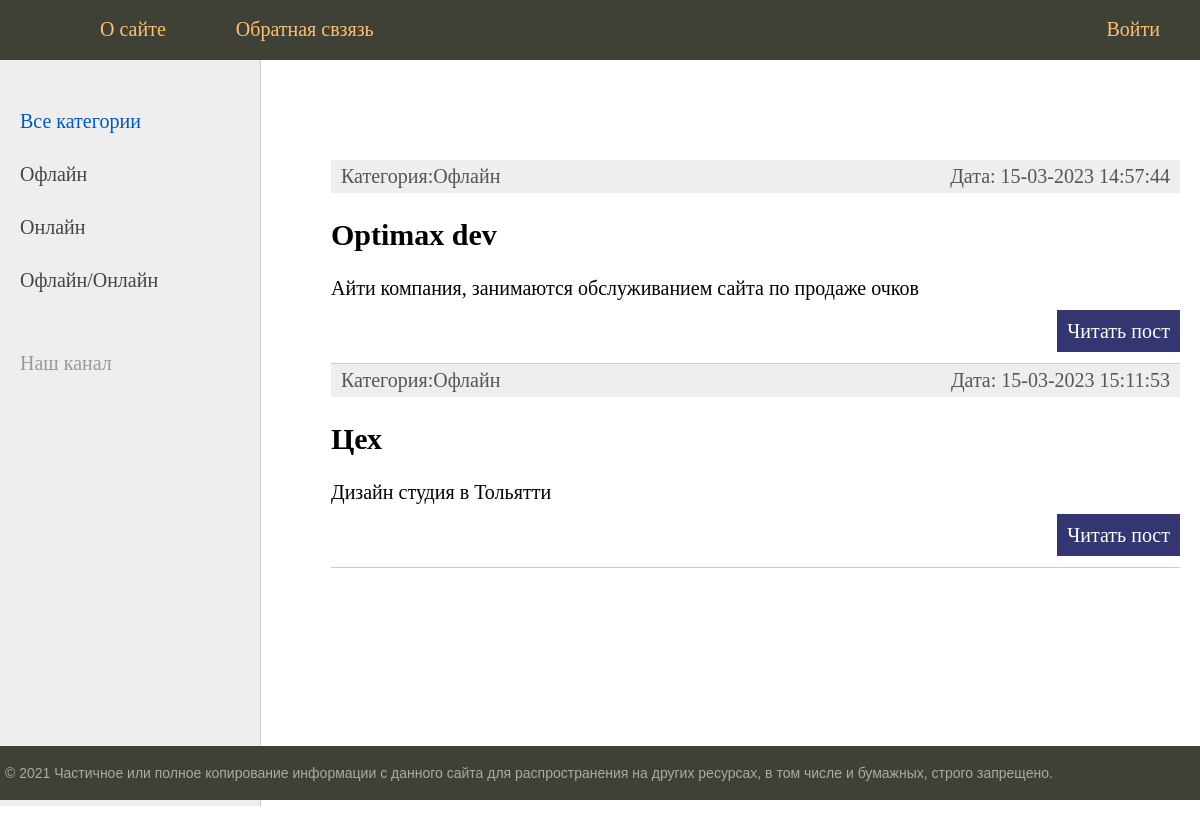
The page / on the database its author committed.
### meetups/models.py (models this page shows, shortened)
class Category(models.Model):
    name = models.CharField(max_length=100, db_index=True)
    def __str__(self):
        return self.name
    def get_absolute_url(self):
        return reverse('category', kwargs={'cat_id': self.pk})

class Company(models.Model):
    title = models.CharField(max_length=255)
    content = models.TextField(blank=True)
    photo = models.ImageField(upload_to="photos/%Y/%m/%d/")
    time_create =models.DateTimeField(auto_now_add=True)
    time_update =models.DateTimeField(auto_now=True)
    cat = models.ForeignKey('Category', on_delete=models.PROTECT, null=True)
    def get_absolute_url(self):
        return reverse('post', kwargs={'post_id': self.pk})

### meetups/views.py (the view)
# urls.py: path('', index, name='home'),
def index(request):
    posts = Company.objects.all()
    cats = Category.objects.all()
    context = {
        'posts': posts,
        'menu': menu,
        'cats': cats,
        'title': 'Главная страница',
        'cat_selected': 0,
    }
    return render(request, 'mysite/index.html', context=context)

### meetups/templates/mysite/index.html (shortened to what this page needs)
{% extends 'mysite/base.html' %}
{% block content %}
<ul class="list-articles">
	{% for p in posts %}
			<li><div class="article-panel">
	<p class="first">Категория:{{p.cat}}</p>
	<p class="last">Дата: {{p.time_update|date:"d-m-Y H:i:s"}}</p>
</div>
				<h2>{{p.title}}</h2>
	{% autoescape on %}
	{{p.content|linebreaks|truncatewords:50}}
	{% endautoescape %}
			<p class="link-read-post"><a href="{{p.get_absolute_url }}">Читать пост</a></p>
			</li>
	{% endfor %}
</ul>
{% endblock %}

### meetups/templates/mysite/base.html (shortened to what this page needs)
{% load static %}
<!DOCTYPE html>
<html>
<head>
	<link type="text/css" href="{% static 'mysite/css/styles.css' %}" rel="stylesheet" />
</head>
<body>
<table class="table-page" border=0 cellpadding="0" cellspacing="0">
<tr><td valign=top>
{% block mainmenu %}
		<div class="header">
			<ul id="mainmenu" class="mainmenu">
			<li class="logo"><a href="{% url 'home'%}"><div class="logo"></div></a></li>
{% for m in menu %}
	{% if not forloop.last %}
			<li><a href="{% url m.url_name %}">{{m.title}}</a></li>
	{% else %}
			<li class="last"><a href="{% url m.url_name %}">{{m.title}}</a></li>
	{% endif %}
{% endfor %}
			</ul>
		</div>
{% endblock mainmenu %}
<table class="table-content" border=0 cellpadding="0" cellspacing="0">
<tr>
	<td valign="top" class="left-chapters">
	<ul id="leftchapters">
{% if cat_selected == 0 %}
		<li class="selected">Все категории</li>
{% else %}
		<li><a href="{% url 'home' %}">Все категории</a></li>
{% endif %}
{% for c in cats %}
	{% if c.pk == cat_selected %}
		<li class="selected">{{c.name}}</li>
	{% else %}
		<li><a href="{{ c.get_absolute_url }}">{{c.name}}</a></li>
	{% endif %}
{% endfor %}
		<li class="share">
		<p>Наш канал</p>
		<a class="share-yt" href="https://t.me/+wlU3q_TUMSxmZDUy" target="_blank" rel="nofollow"></a>
		</li>
	</ul>
</td>
<td valign="top" class="content">
	<div class="content-text">
{% block content %}
{% endblock %}
	</div>
</td></tr></table>
</td></tr>
<tr><td valign=top>
	<div id="footer">
		<p>&copy; 2021 Частичное или полное копирование информации с данного сайта для распространения на других ресурсах, в том числе и бумажных, строго запрещено.</p>
	</div>
</td></tr></table>
</body>
</html>

### meetups/static/mysite/css/styles.css (style rules this page uses)
html, body { font-family: 'Montserrat'; margin: 0; padding: 0; height: 100%; width: 100%; color: #444; }
a { color: #0059b2; text-decoration: none; }
p.link-read-post { text-align: right; }
p.link-read-post a { padding: 10px; min-width: 100px; background: #333671; color: #fff; text-decoration: none; }
div.article-panel { background: #eee; padding: 5px 10px 5px 10px; box-sizing: border-box; overflow: hidden; color: #555; }
div.article-panel p.first { margin: 0; float: left; }
div.article-panel p.last { margin: 0; float: right; }
ul.list-articles { list-style: none; margin: 0; padding: 0; }
ul.list-articles li { border-bottom: 1px solid #ccc; }
.table-page { width: 100%; height: 100%; vertical-align: top; }
.table-page tr { height: 100%; }
.header { background: #3F4137; height: 60px; }
.logo { background: url('../images/logo.png') no-repeat 10px 5px; width: 70px; height: 60px; }
ul.mainmenu { list-style: none; margin: 0; padding: 0; height: 60px; color: #fdc073; font-size: 20px; overflow: hidden; }
ul.mainmenu li { float: left; margin: 18px 40px 0 30px; }
ul.mainmenu li.logo { margin: 0; }
ul.mainmenu li.last { float: right; }
ul.mainmenu li a { color: #fdc073; text-decoration: none; }
.table-content { width: 100%; min-height: 100%; height: 100%; }
.left-chapters { margin: 0; background: #eee; border-right: 1px solid #ccc; min-height: 100%; }
.left-chapters ul { width: 230px; min-height: 100%; margin: 0; padding: 20px 10px 10px 20px; list-style: none; font-size: 20px; }
.left-chapters ul li { margin: 30px 0 0 0; color: #999; }
.left-chapters ul li.selected { color: #0059b2; }
.left-chapters ul li a { color: #444; text-decoration: none; }
.left-chapters ul li.share { margin: 60px 0 0 0; }
.left-chapters ul li.share p { margin: 30px 0 30px 0; }
.left-chapters ul li.share a { display: inline-block; width: 40px; height: 40px; margin: 0 20px 0 0; }
.left-chapters ul li.share a.share-yt { width: 50px; height: 50px; background: url('../images/share_yt.png') no-repeat 0 0 }
.content { padding: 40px 20px 20px 40px; width: 100%; box-sizing: border-box; }
.content-text { margin: 60px 0 0 30px; color: #000; font-size: 20px; font-family: Montserrat; }
#footer { box-sizing: border-box; background: #3F4137; padding: 5px; color: #aaa; font-size: 14px; font-family: Verdana, Geneva, Arial, Helvetica; text-align: left; overflow: hidden; }

### rows shown on the page
Category: name "Офлайн"
Category: name "Онлайн"
Category: name "Офлайн/Онлайн"
Company: cat "Офлайн", time_update "15-03-2023 14:57:44", title "Optimax dev", content "Айти компания, занимаются обслуживанием сайта по продаже очков"
Company: cat "Офлайн", time_update "15-03-2023 15:11:53", title "Цех", content "Дизайн студия в Тольятти"

### other values the page prints
{{ m.title }} "О сайте" "Обратная свзязь"
{{ m.title }} "Войти"
